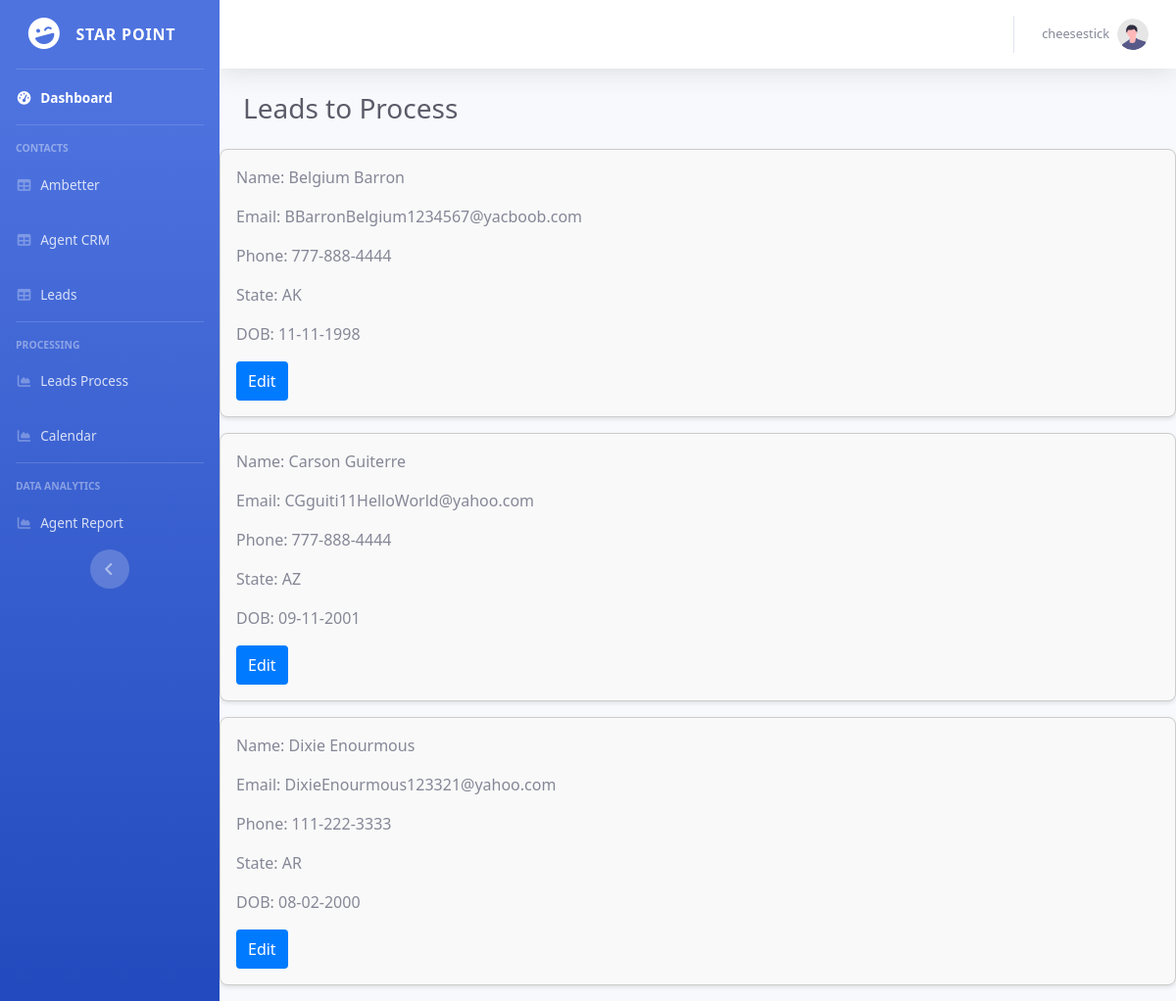
The page /view/CRM/lead_process.php?status=error (signed in) on the database as committed earlier.
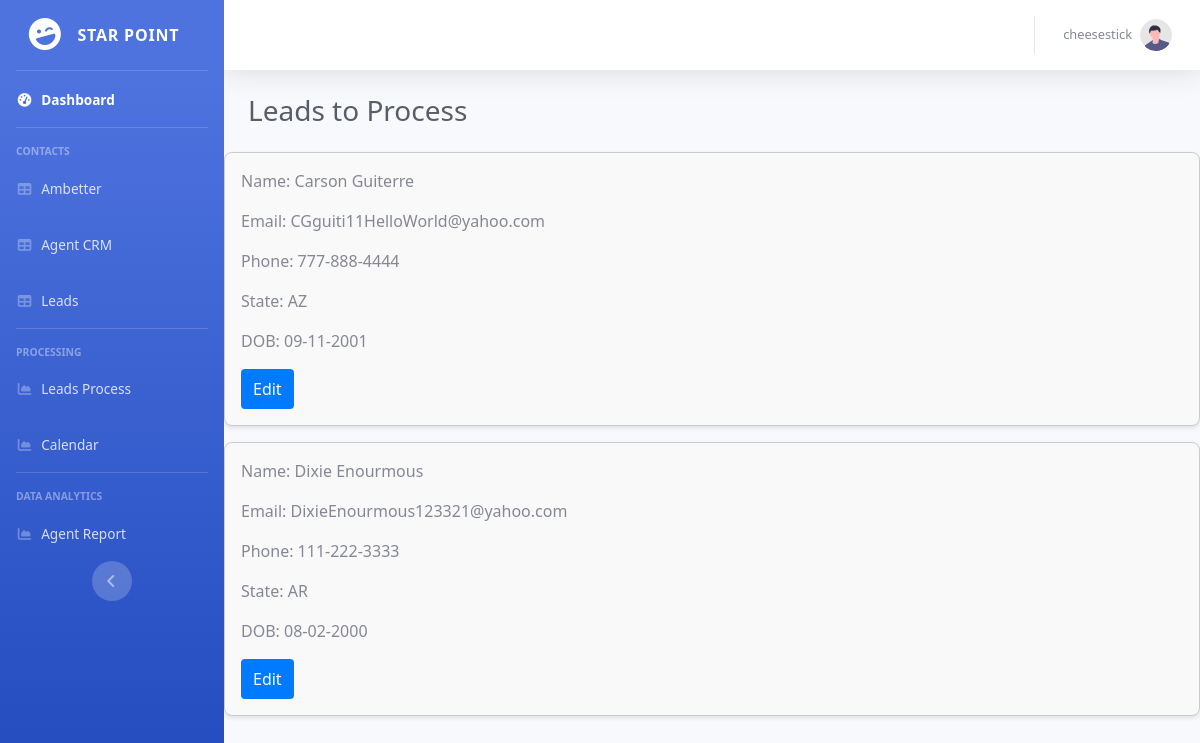
The same page on the database as committed later.
### tables this page shows
CREATE TABLE `Leads` (
  `id` int NOT NULL,
  `first_name` varchar(50) NOT NULL,
  `last_name` varchar(50) NOT NULL,
  `email` varchar(255) NOT NULL,
  `phone` varchar(30) NOT NULL,
  `state` varchar(50) NOT NULL,
  `DOB` date NOT NULL,
  `serviced` tinyint(1) NOT NULL DEFAULT '0',
  `created` datetime NOT NULL DEFAULT CURRENT_TIMESTAMP,
  `recontact_date` datetime DEFAULT NULL,
  `notes` varchar(500) DEFAULT NULL
);

### View/CRM/lead_process.php (the view, shortened to what this page needs)
<?php
include '../../php/functions.php';
$pdo = pdo_connect_mysql();
$query = "SELECT id, first_name, last_name, email, phone, state, DOB FROM Leads WHERE serviced = false ORDER BY created ASC";
$stmt = $pdo->prepare($query);
$stmt->execute();
?>
<?=CRM_header("Lead-Processing")?>
<div id="content-wrapper" class="d-flex flex-column">
    <div id="content">
        <?= CRM_topbar($_SESSION) ?>
        <div class="container-fluid">
            <div class="d-sm-flex align-items-center justify-content-between mb-4">
                    <h1 class="h3 mb-0 text-gray-800">Leads to Process</h1>
            </div>
        </div>
        <?php
        if ($stmt->rowCount() > 0) {
            while ($row = $stmt->fetch(PDO::FETCH_ASSOC)) {
                echo "<div class='lead-card'>";
                echo "<p>Name: " . htmlspecialchars($row["first_name"]) . " " . htmlspecialchars($row["last_name"]) . "</p>";
                echo "<p>Email: " . htmlspecialchars($row["email"]) . "</p>";
                echo "<p>Phone: " . htmlspecialchars(formatPhoneNumber($row["phone"])) . "</p>";
                echo "<p>State: " . htmlspecialchars($row["state"]) . "</p>";
                echo "<p>DOB: " . date('m-d-Y', strtotime(htmlspecialchars($row["DOB"]))) . "</p>";
                echo "<button onclick='toggleForm(" . $row["id"] . ")' class='edit-btn'>Edit</button>";
                echo "</div>";
            }
        } else {
            echo "No unserviced leads found.";
        }
        ?>
    </div>
</div>

Rows that differ between the two databases and show on the page:
no longer on this page (row edited): leads: first_name "Belgium", last_name "Barron", email "BBarronBelgium1234567@yacboob.com", phone "777-888-4444", state "AK", DOB "11-11-1998"
